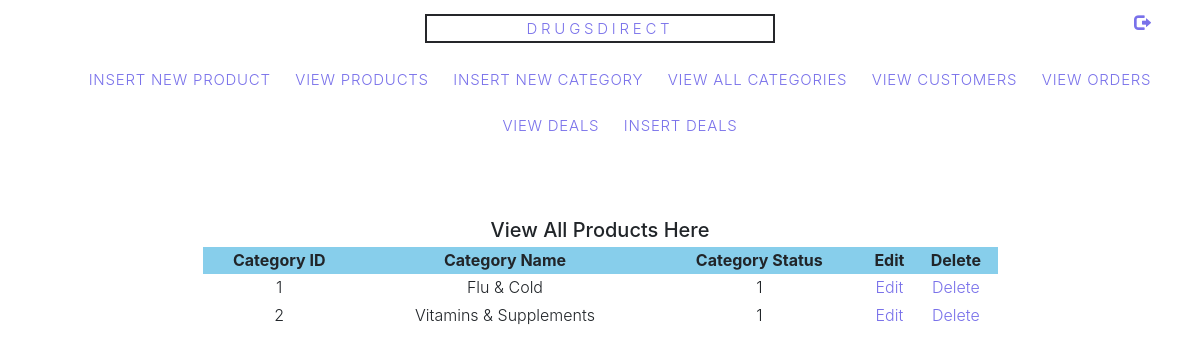
The page /admin/index.php?view_cats (signed in) on the database its author committed.
### tables this page shows
CREATE TABLE IF NOT EXISTS `category` (
  `category_id` int(11) NOT NULL AUTO_INCREMENT,
  `category_name` varchar(50) NOT NULL,
  `category_status` enum('0','1') NOT NULL,
  PRIMARY KEY (`category_id`)
);

### src/admin/view_cats.php (the view)
<table width="795" align="center" bgcolor="pink">
	<tr align="center">
		<td colspan="6"><h2>View All Products Here</h2></td>
	</tr>
	<tr align="center" bgcolor="skyblue">
		<th>Category ID</th>
		<th>Category Name</th>
		<th>Category Status</th>
		<th>Edit</th>
		<th>Delete</th>
	</tr>
	<?php
	include("includes/db.php");
	$get_cat = "select * from category where category_status = '1'";
	$run_cat = mysqli_query($con, $get_cat);
	$i = 0;
	while ($row_cat =mysqli_fetch_array($run_cat)){
		$category_id = $row_cat['category_id'];
		$category_name = $row_cat['category_name'];
		$category_status = $row_cat['category_status'];
		$i++;
	?>
	<tr align="center">
		<td><?php echo $i;?></td>
		<td><?php echo $category_name;?></td>
		<td><?php echo $category_status;?></td>
		<td><a href="index.php?edit_cat=<?php echo $category_id; ?>">Edit</a></td>
		<td><a href="delete_cat.php?delete_cat=<?php echo $category_id;?>">Delete</a></td>
	</tr>
	<?php } ?>
</table>

### src/admin/css/index.css (style rules this page uses)
body { line-height: 1.7; font-weight: 300; font-size: 16px; }
a { -webkit-transition: .3s all ease; -o-transition: .3s all ease; transition: .3s all ease; }

### rows shown on the page
category: category_name "Flu & Cold", category_status "1"
category: category_name "Vitamins & Supplements", category_status "1"
